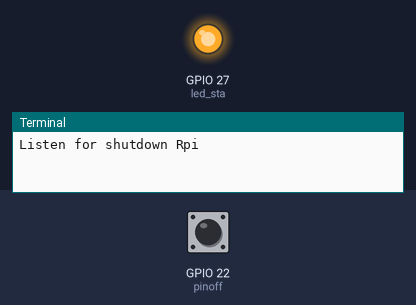
Simulated run of this program. Board: Raspberry Pi (BCM pin numbers). Parts: output pins drawn as LEDs (lit = HIGH), the last lines printed to the terminal. Inputs (shaded band) come from the test bench; at power-on: GPIO 22 (pinoff) HIGH.

Above: at 1.2 s.
1.3 s: GPIO 22 (pinoff) pulled LOW for 1 s
At 2.2 s:
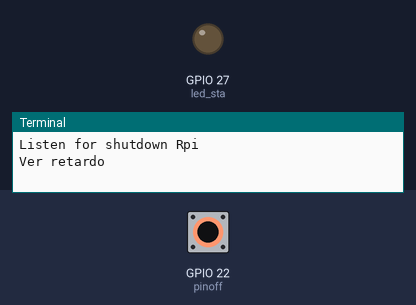
Timing chart, 0 to 4.3 s (numbered marks = the images above; inputs shaded):
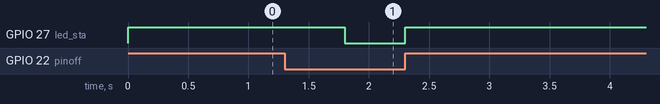

Measured:
- after the input at 1.3 s, GPIO 27 (led_sta): HIGH → LOW after 0.50 s, → HIGH 0.50 s later

The program:

listen_offrpi.py
```python
# Shutdown Rpi
#!/usr/bin/env python
import RPi.GPIO as GPIO
import subprocess
import time

led_sta=27
pinoff=22
#starpi=17
GPIO.setmode(GPIO.BCM)
print("Listen for shutdown Rpi")
GPIO.setup(led_sta, GPIO.OUT)
#GPIO.setup(starpi, GPIO.OUT)
#GPIO.output(starpi, True)
GPIO.output(led_sta, True)
GPIO.setup(pinoff, GPIO.IN, pull_up_down=GPIO.PUD_UP)
while True:
    GPIO.wait_for_edge(pinoff, GPIO.FALLING)
    print("Ver retardo")
    counter=0
    while GPIO.input(pinoff) == False:
        counter += 1
        time.sleep(0.5)
        tmod=counter%2
        if tmod==0:
            GPIO.output(led_sta, True)
        else:
            GPIO.output(led_sta, False)

    if counter>6:
        #GPIO.output(starpi, False)
        GPIO.output(led_sta, False)
        subprocess.call(['shutdown', '-h', 'now'], shell=False)
    else:
        print("Retardo insuficiente")
        GPIO.output(led_sta, True)
```
